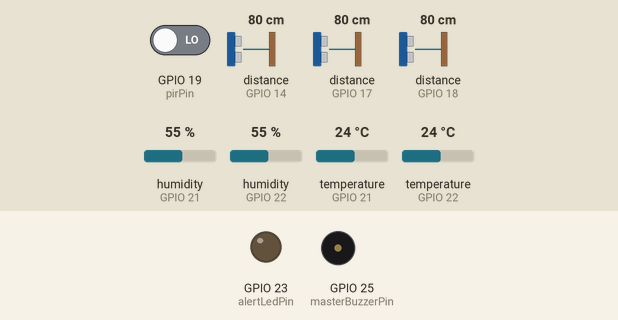
Recording of a sketch running on a simulated ESP32. Parts: output pins drawn as LEDs (lit = HIGH), buzzer (waves = sounding, pin HIGH). Wiring (inferred from the names in the program): 3 × ultrasonic range finder: trigger GPIO 5, echo GPIO 18 / trigger GPIO 13, echo GPIO 14 / trigger GPIO 16, echo GPIO 17. Inputs (shaded band) come from the test bench; at power-on: distance to the obstacle (sensors on GPIO 14, GPIO 17, GPIO 18) 80 cm, GPIO 19 (pirPin) LOW, humidity (sensors on GPIO 21, GPIO 22) 55 %, temperature (sensors on GPIO 21, GPIO 22) 24 °C. The echo pulse lasts 58.3 µs per cm; WiFi joins after 1.5 s; servers stay silent unless stated; no MQTT or app messages arrive unless stated; pins used as bus, display or sensor lines are not drawn; what the sketch prints to the serial monitor is not drawn.

Above: at 3.7 s.
3.8 s: distance to the obstacle (sensor on GPIO 14) set to 53 cm
7.7 s: distance to the obstacle (sensor on GPIO 14) set to 46 cm
At 9.6 s:
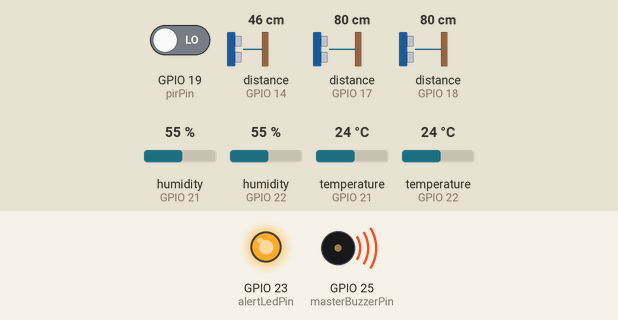
11.6 s: distance to the obstacle (sensor on GPIO 14) set to 120 cm
At 13.2 s:
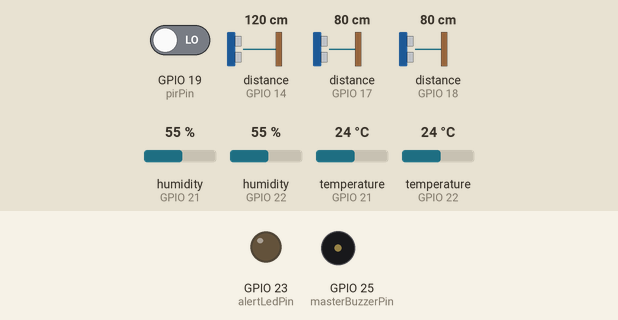
15.5 s: distance to the obstacle (sensor on GPIO 14) set to 2 cm
At 18.9 s:
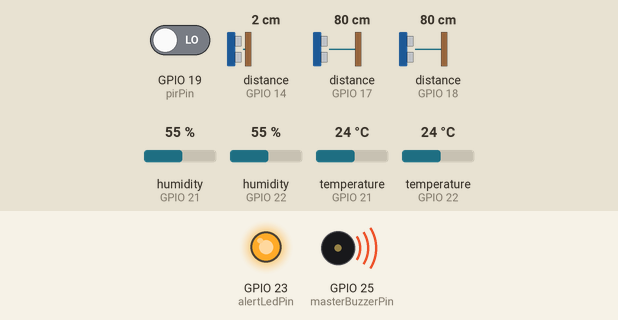
Timing chart, 0 to 20.4 s (numbered marks = the images above; inputs shaded):
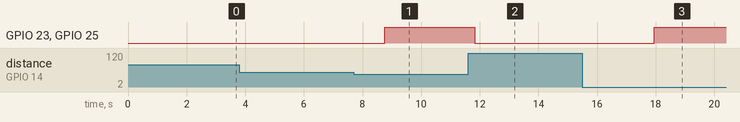

Measured:
- the behaviour switches between 51 and 50 cm on distance to the obstacle (sensor on GPIO 14) (found by bisection; images 0 and 1)
- after the input at 3.8 s, every drawn part: stays the same
- after the input at 7.7 s, GPIO 23 (alertLedPin), GPIO 25 (masterBuzzerPin): LOW → HIGH after 1.1 s
- after the input at 11.6 s, GPIO 23 (alertLedPin), GPIO 25 (masterBuzzerPin): HIGH → LOW after 0.22 s
- after the input at 15.5 s, GPIO 23 (alertLedPin), GPIO 25 (masterBuzzerPin): LOW → HIGH after 2.5 s

The sketch:

esp32.ino
```cpp
#include <WiFi.h>
#include <PubSubClient.h>
#include <DHT.h>

const char* ssid = "";
const char* password = "";
const char* MQTT_INGEST_KEY = "";

// --- PUBLIC MQTT CONFIGURATION ---
const char* mqttBroker = "broker.hivemq.com";
const int   mqttPort   = 1883;
const char* mqttTopic  = "drukalert/zone/telemetry";

String clientId = "DrukAlert-MultiArray-" + String((uint32_t)ESP.getEfuseMac(), HEX);

WiFiClient  espClient;
PubSubClient mqtt(espClient);

// --- PIN DEFINITIONS FOR MULTI-SENSOR ARRAY ---

// ZONE 1: FLOOD (Ultrasonic 1 + Humidity Sensor 1)
const int floodTrigPin = 5;
const int floodEchoPin = 18;
const int floodDhtPin  = 21;
#define DHTTYPE DHT11
DHT floodDht(floodDhtPin, DHTTYPE);

// ZONE 2: LANDSLIDE (Ultrasonic 2 + Humidity Sensor 2)
const int landTrigPin  = 16;
const int landEchoPin  = 17;
const int landDhtPin   = 22;
DHT landDht(landDhtPin, DHTTYPE);

// ZONE 3: TRESPASSING (Ultrasonic 3 + PIR Motion Sensor)
const int trespassTrigPin = 13;
const int trespassEchoPin = 14;
const int pirPin          = 19;

// Outputs: Alert LED & Master Buzzer
const int alertLedPin     = 23;
const int masterBuzzerPin = 25;

int consecutiveMqttFailures = 0;
const int maxAllowedFailures = 5;

void setup_wifi() {
  delay(10);
  Serial.println();
  Serial.print("Connecting to Wi-Fi: ");
  Serial.println(ssid);

  WiFi.mode(WIFI_STA);
  WiFi.begin(ssid, password);

  int timeoutCounter = 0;
  while (WiFi.status() != WL_CONNECTED) {
    delay(500);
    Serial.print(".");
    timeoutCounter++;
    if (timeoutCounter > 40) {
      Serial.println("\n[!] Wi-Fi connection timeout. Re-attempting stack...");
      WiFi.disconnect();
      WiFi.begin(ssid, password);
      timeoutCounter = 0;
    }
  }

  Serial.println("\nWiFi connected successfully!");
  Serial.print("ESP32 IP address: ");
  Serial.println(WiFi.localIP());
}

void reconnectMQTT() {
  while (!mqtt.connected()) {
    Serial.print("Attempting connection to public broker.hivemq.com... ");
    if (mqtt.connect(clientId.c_str())) {
      Serial.println("connected successfully!");
      consecutiveMqttFailures = 0;
    } else {
      int rc = mqtt.state();
      consecutiveMqttFailures++;
      Serial.print("failed, rc=");
      Serial.print(rc);
      Serial.printf(" (Failures: %d/%d)\n", consecutiveMqttFailures, maxAllowedFailures);

      if (consecutiveMqttFailures >= maxAllowedFailures) {
        Serial.println("[!] Maximum MQTT failures reached. Auto-rebooting ESP32...");
        delay(1000);
        ESP.restart();
      }
      delay(3000);
    }
  }
}

float readDistance(int trigPin, int echoPin) {
  digitalWrite(trigPin, LOW);
  delayMicroseconds(2);
  digitalWrite(trigPin, HIGH);
  delayMicroseconds(10);
  digitalWrite(trigPin, LOW);
  long duration = pulseIn(echoPin, HIGH, 25000);
  if (duration == 0) return -1;
  return duration * 0.0343 / 2.0;
}

void setup() {
  Serial.begin(115200);
  delay(1000);

  // Initialize Flood Pins
  pinMode(floodTrigPin, OUTPUT);
  pinMode(floodEchoPin, INPUT);

  // Initialize Landslide Pins
  pinMode(landTrigPin, OUTPUT);
  pinMode(landEchoPin, INPUT);

  // Initialize Trespassing Pins
  pinMode(trespassTrigPin, OUTPUT);
  pinMode(trespassEchoPin, INPUT);
  pinMode(pirPin, INPUT);

  // Initialize Outputs
  pinMode(alertLedPin, OUTPUT);
  pinMode(masterBuzzerPin, OUTPUT);

  floodDht.begin();
  landDht.begin();

  setup_wifi();
  mqtt.setServer(mqttBroker, mqttPort);
}

void loop() {
  if (WiFi.status() != WL_CONNECTED) {
    setup_wifi();
  }

  if (!mqtt.connected()) {
    reconnectMQTT();
  }
  mqtt.loop();

  // --- READ ZONE 1: FLOOD ---
  float floodDist = readDistance(floodTrigPin, floodEchoPin);
  float floodHum = floodDht.readHumidity();

  // --- READ ZONE 2: LANDSLIDE ---
  float landDist = readDistance(landTrigPin, landEchoPin);
  float landHum = landDht.readHumidity();

  // --- READ ZONE 3: TRESPASSING ---
  float trespassDist = readDistance(trespassTrigPin, trespassEchoPin);
  int motionDetected = digitalRead(pirPin);

  // --- EVALUATE HAZARDS ---
  bool floodAlert = (!isnan(floodHum) && floodHum > 80.0 && floodDist > 0 && floodDist < 40.0);
  bool landslideAlert = (!isnan(landHum) && landHum > 80.0 && landDist > 40.0 && landDist < 120.0);
  bool trespassingAlert = (motionDetected == HIGH || (trespassDist > 0 && trespassDist < 50.0));

  // --- ACTUATORS ---
  if (floodAlert || landslideAlert || trespassingAlert) {
    digitalWrite(alertLedPin, HIGH);
    digitalWrite(masterBuzzerPin, HIGH);
  } else {
    digitalWrite(alertLedPin, LOW);
    digitalWrite(masterBuzzerPin, LOW);
  }

  // --- CONSTRUCT JSON TELEMETRY PAYLOAD ---
  String payload = "{";
  payload += "\"station\":\"TTI Multi-Array Hub\",";
  payload += "\"flood_dist\":" + String(floodDist, 1) + ",";
  payload += "\"flood_hum\":" + String(floodHum, 1) + ",";
  payload += "\"land_dist\":" + String(landDist, 1) + ",";
  payload += "\"land_hum\":" + String(landHum, 1) + ",";
  payload += "\"trespass_dist\":" + String(trespassDist, 1) + ",";
  payload += "\"motion\":" + String(motionDetected) + ",";
  payload += "\"flood_alert\":" + String(floodAlert ? 1 : 0) + ",";
  payload += "\"landslide_alert\":" + String(landslideAlert ? 1 : 0) + ",";
  payload += "\"trespass_alert\":" + String(trespassingAlert ? 1 : 0) + ",";
  payload += "\"key\":\"" + String(MQTT_INGEST_KEY) + "\"";
  payload += "}";

  mqtt.publish(mqttTopic, payload.c_str());
  Serial.printf("[Telemetry Sent] Flood[Dist:%.1f, Hum:%.1f] Land[Dist:%.1f, Hum:%.1f] Trespass[Dist:%.1f, Motion:%d]\n",
                floodDist, floodHum, landDist, landHum, trespassDist, motionDetected);

  delay(3000);
}
```
